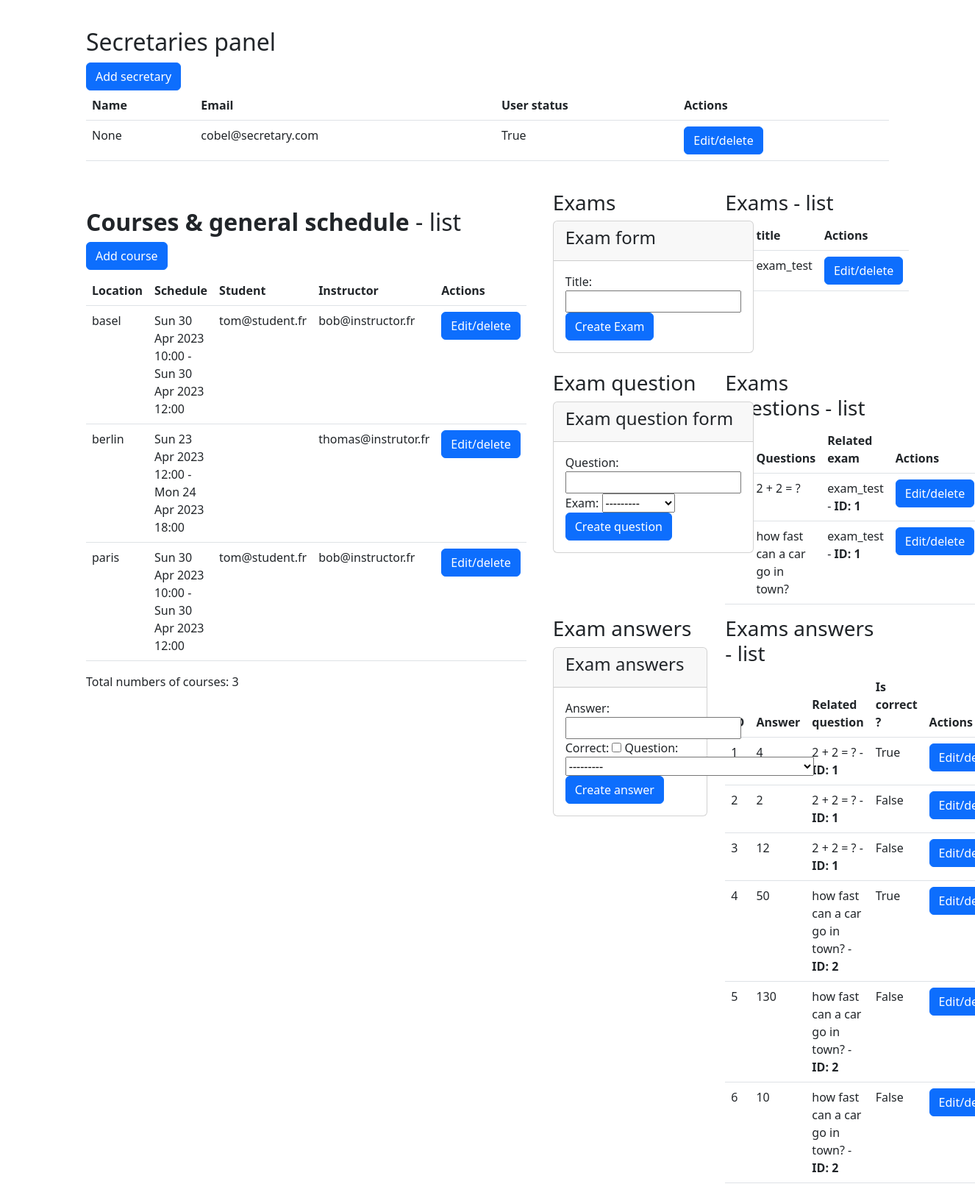
The page /user-panel/ (signed in, lower part) on the database as committed earlier.
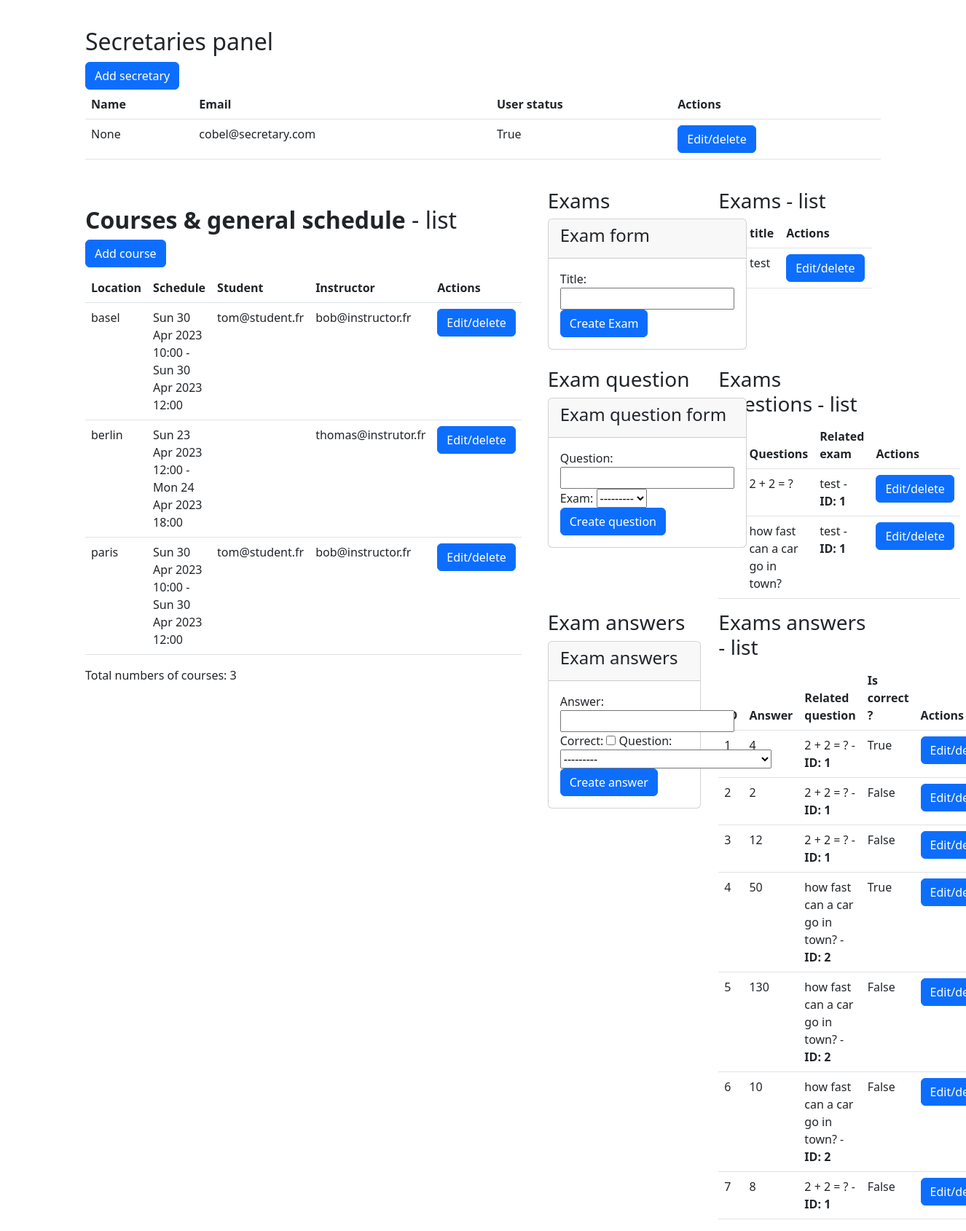
The same page on the database as committed later.
### app/models.py (models this page shows, shortened)
class User(AbstractBaseUser, PermissionsMixin):
    STUDENT = 1
    INSTRUCTOR = 2
    ADMIN = 3
    SECRETARY = 4
    USER_ROLE_CHOICES = [
        (STUDENT, 'Student'),
        (INSTRUCTOR, 'Instructor'),
        (ADMIN, 'Admin'),
        (SECRETARY, 'Secretary'),
    ]
    PASSED = 1
    FAILED = 2
    NOT_CONCERNED = 3
    ExamStatus = [
        (PASSED, 'passed'),
        (FAILED, 'failed'),
        (NOT_CONCERNED, 'not concerned'),
    ]
    role = models.PositiveSmallIntegerField(choices=USER_ROLE_CHOICES, blank=True, null=True)
    exam_status = models.PositiveSmallIntegerField(choices=ExamStatus, blank=True, null=True)
    paid_course_hours = models.DecimalField(max_digits=10, decimal_places=2, default=0)
    taken_course_hours = models.DecimalField(max_digits=10, decimal_places=2, default=0)
    student_timeslots = models.ManyToManyField('TimeSlot', blank=True, related_name='students')
    email = models.EmailField(max_length=254, unique=True)
    name = models.CharField(max_length=254, null=True, blank=True)
    is_staff = models.BooleanField(default=False)
    is_superuser = models.BooleanField(default=False)
    is_active = models.BooleanField(default=True)
    last_login = models.DateTimeField(null=True, blank=True)
    date_joined = models.DateTimeField(auto_now_add=True)
    assigned_instructor = models.ForeignKey('User', on_delete=models.SET_NULL, related_name='student_instructor', null=True, blank=True, limit_choices_to=Q(role=2))
    USERNAME_FIELD = 'email'
    EMAIL_FIELD = 'email'
    REQUIRED_FIELDS = []
    objects = UserManager()

class Course(models.Model):
    location = models.CharField(max_length=254)
    assigned_instructor = models.ForeignKey('User', on_delete=models.SET_NULL, related_name='courses_instructor',
                                            null=True, blank=True, limit_choices_to=Q(role=2))
    assigned_student = models.ForeignKey('User', on_delete=models.SET_NULL, related_name='courses_student', null=True,
                                         blank=True, limit_choices_to=Q(role=1))
    time_slot = models.ForeignKey('TimeSlot', on_delete=models.SET_NULL, related_name='courses_timeslot', null=True,
                                  blank=True)
    def get_student_details(self):
        return self.assigned_student
    def get_instructor_details(self):
        return self.assigned_instructor

class TimeSlot(models.Model):
    start_time = models.DateTimeField()
    end_time = models.DateTimeField()
    duration = models.DecimalField(max_digits=10, decimal_places=2, default=0)
    is_available = models.BooleanField(default=True)

class Exam(models.Model):
    title = models.CharField(max_length=254)
    def __str__(self):
        return f'{self.title}'

class ExamQuestion(models.Model):
    exam = models.ForeignKey(Exam, on_delete=models.CASCADE)
    exam_question = models.CharField(max_length=254)
    def __str__(self):
        return f'{self.exam_question}' + f' ({self.exam.title})'

class Answer(models.Model):
    exam_question = models.ForeignKey(ExamQuestion, on_delete=models.CASCADE)
    answer = models.CharField(max_length=254)
    is_correct = models.BooleanField(default=False)

### app/views.py (the view)
# urls.py: path('user-panel/', views.user_panel, name='user-dashboard'),
def user_panel(request):
    instructor_user = request.user
    instructor_courses = Course.objects.filter(assigned_instructor=instructor_user)
    student_user = request.user
    student_courses = Course.objects.filter(assigned_student=student_user)
    courses = Course.objects.all()
    all_users = User.objects.all()
    exams = Exam.objects.all()
    assigned_students = User.objects.filter(assigned_instructor=request.user)
    exam_questions = ExamQuestion.objects.all()
    answers = Answer.objects.all()
    all_personal = User.objects.filter(role=2 | 3 | 4)
    students = User.objects.filter(role=1)
    instructors = User.objects.filter(role=2)
    admins = User.objects.filter(role=3)
    secretaries = User.objects.filter(role=4)
    return render(request, 'app/user-dashboard.html',
                  {'logged_in_user': request.user, 'course_add_form': CourseForm,
                   'user_add_form': UserCreationForm,
                   'user_edit_form': UserForm, 'student_add_form': StudentForm,
                   'instructor_add_form': InstructorForm, 'exam_add_form': ExamForm,
                   'exam_question_add_form': ExamQuestionForm,
                   'answer_add_form': AnswerForm, 'instructor_edit_form': InstructorForm,
                   'secretary_add_form': InstructorForm,
                   'secretary_edit_form': InstructorForm, 'courses': courses, 'students': students,
                   'instructors': instructors, 'admins': admins, 'secretaries': secretaries, 'all_users': all_users,
                   'all_personal': all_personal, 'instructor_courses': instructor_courses,
                   'student_courses': student_courses, 'exams': exams, 'exam_questions': exam_questions,
                   'answers': answers, 'assigned_students': assigned_students})

### app/templates/app/user-dashboard.html (shortened to what this page needs)
{% extends 'app/base.html' %}
{% block content %}
    {% if logged_in_user.is_authenticated %}
        <div class="container mt-4">
            {% if logged_in_user.role == 1 %}
                {% include 'settings/student/account-details.html' %}
            {% elif logged_in_user.role == 2 %}
                {% include 'settings/instructor/course-list.html' %}
                {% include 'settings/instructor/student-list.html' %}
            {% elif logged_in_user.role == 3 %}
                <div class="container">
                    <div class="row">
                        <div class="col">
                        </div>
                        <div class="col">
                        </div>
                        <div class="col">
                            {% include 'settings/admin/secretary-list.html' %}
                        </div>
                    </div>
                    <div class="row">
                        <div class="col">
                            {% include 'settings/secretary/course-list.html' %}
                        </div>
                        <div class="col">
                            {% include 'settings/admin/admin-exam-panel.html' %}
                        </div>
                    </div>
                </div>
            {% elif logged_in_user.role == 4 %}
                {% include 'settings/secretary/instructor-list.html' %}
                {% include 'settings/secretary/student-list.html' %}
                {% include 'settings/secretary/course-list.html' %}
            {% endif %}
        </div>
    {% endif %}
{% endblock %}

### app/templates/settings/admin/secretary-list.html (shortened to what this page needs)
<div>
    <div>
        <h2>Secretaries panel</h2>
        <a class="btn btn-primary" href="{% url 'secretary-creation' %}">Add secretary</a>
        <table class="table">
            <thead>
            <tr>
                <th class="col">Name</th>
                <th class="col">Email</th>
                <th class="col">User status</th>
                <th class="col">Actions</th>
            </tr>
            </thead>
            <tbody>
            {% for secretarie in secretaries %}
                <tr>
                    <td>{{ secretarie.name }}</td>
                    <td>{{ secretarie.email }}</td>
                    <td>{{ secretarie.is_active }}</td>
                    <td>
                        <a class="btn btn-primary" href="{% url 'secretary-edit-delete' secretarie.pk %}">Edit/delete</a>
                    </td>
                </tr>
            {% endfor %}
            </tbody>
        </table>
    </div>
</div>

### app/templates/settings/secretary/course-list.html
{% load static %}
<div class="courses mt-5 row">
    <div class="mb-2">
        <h2><b>Courses & general schedule</b> - list</h2>
        <a class="btn btn-primary" href="{% url 'course-creation' %}">Add course</a>
    </div>
    <div>
        <table class="table">
            <thead>
            <tr>
                <th>Location</th>
                <th>Schedule</th>
                <th>Student</th>
                <th>Instructor</th>
                <th>Actions</th>
            </tr>
            </thead>
            <tbody>
            {% for course in courses %}
                <tr>
                    <td>{{ course.location }}</td>
                    <td>{{ course.time_slot.start_time | date:"D j M Y H:i" }}
                        - {{ course.time_slot.end_time | date:"D j M Y H:i" }}</td>
                    <td>{{ course.get_student_details.email }}</td>
                    <td>{{ course.get_instructor_details.email }}</td>
                    <td><a class="btn btn-primary" href="{% url 'course-edit-delete' course.pk %}">Edit/delete</a></td>
                </tr>
            {% endfor %}
            </tbody>
        </table>
        <p>Total numbers of courses: {{ courses.count }}</p>
    </div>
</div>

### app/templates/settings/admin/admin-exam-panel.html (shortened to what the changed rows need)
<div class="container mt-4">
    <div class="row">
        <div class="col-md-6">
            <div class="card mb-4 align-self-center" style="width: fit-content;">
                <div class="card-body">
                    <form action="{% url 'create_exam' %}" method="post">
                        {{ exam_add_form }}
                    </form>
                </div>
            </div>
        </div>
        <div class="col-md-6">
            <table class="table">
                <thead>
                <tr>
                    <th>ID</th>
                    <th>title</th>
                    <th>Actions</th>
                </tr>
                </thead>
                <tbody>
                {% for exam in exams %}
                    <tr>
                        <td>{{ exam.pk }}</td>
                        <td>{{ exam.title }}</td>
                        <td><a href="{% url 'edit_exam' exam.pk %}" class="btn btn-primary">Edit/delete</a></td>
                    </tr>
                {% endfor %}
            </table>
        </div>
    </div>
    <div class="row">
        <div class="col-md-6">
            <div class="card mb-4 align-self-center" style="width: fit-content;">
                <div class="card-body">
                    <form action="{% url 'create_question' %}" method="post">
                        {{ exam_question_add_form }}
                    </form>
                </div>
            </div>
        </div>
        <div class="col-md-6">
            <table class="table">
                <thead>
                <tr>
                    <th>ID</th>
                    <th>Questions</th>
                    <th>Related exam</th>
                    <th>Actions</th>
                </tr>
                </thead>
                <tbody>
                {% for exam_question in exam_questions %}
                    <tr>
                        <td>{{ exam_question.pk }}</td>
                        <td>{{ exam_question.exam_question }}</td>
                        <td>{{ exam_question.exam.title }} - <strong>ID: {{ exam_question.exam.pk }}</strong></td>
                        <td><a href="{% url 'edit_question' exam_question.pk %}" class="btn btn-primary">Edit/delete</a>
                        </td>
                    </tr>
                {% endfor %}
            </table>
        </div>
    </div>
    <div class="row">
        <div class="col-md-6">
            <div class="card mb-4">
                <div class="card-body">
                    <form action="{% url 'create_answer' %}" method="post">
                        {{ answer_add_form }}
                    </form>
                </div>
            </div>
        </div>
        <div class="col-md-6">
            <table class="table">
                <thead>
                <tr>
                    <th>ID</th>
                    <th>Answer</th>
                    <th>Related question</th>
                    <th>Is correct ?</th>
                    <th>Actions</th>
                </tr>
                </thead>
                <tbody>
                {% for answer in answers %}
                    <tr>
                        <td>{{ answer.pk }}</td>
                        <td>{{ answer.answer }}</td>
                        <td>{{ answer.exam_question.exam_question }} - <strong>ID: {{ answer.exam_question.pk }}</strong></td>
                        <td>{{ answer.is_correct }}</td>
                        <td><a href="{% url 'edit_answer' answer.pk %}" class="btn btn-primary">Edit/delete</a></td>
                    </tr>
                {% endfor %}
            </table>
        </div>
    </div>
</div>

Rows that differ between the two databases and show on the page:
changed Exam: title "exam_test" → "test"
changed through a linked row, ExamQuestion (number 1 of 2 on the later page): exam "exam_test" → "test"
changed through a linked row, ExamQuestion "how fast can a car go in town?": exam "exam_test" → "test"
added Answer: pk "7", answer "8", exam_question.exam_question "2 + 2 = ?", exam_question.pk "1", is_correct "False"
